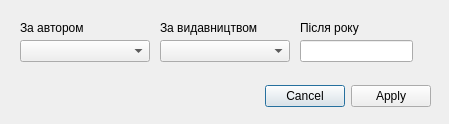
<?xml version="1.0" encoding="UTF-8"?>
<ui version="4.0">
 <class>SortDialog</class>
 <widget class="QDialog" name="SortDialog">
  <property name="geometry">
   <rect>
    <x>0</x>
    <y>0</y>
    <width>449</width>
    <height>124</height>
   </rect>
  </property>
  <property name="windowTitle">
   <string>Dialog</string>
  </property>
  <widget class="QDialogButtonBox" name="buttonBox">
   <property name="geometry">
    <rect>
     <x>90</x>
     <y>80</y>
     <width>341</width>
     <height>32</height>
    </rect>
   </property>
   <property name="orientation">
    <enum>Qt::Horizontal</enum>
   </property>
   <property name="standardButtons">
    <set>QDialogButtonBox::Apply|QDialogButtonBox::Cancel</set>
   </property>
  </widget>
  <widget class="QLabel" name="authorLabel">
   <property name="geometry">
    <rect>
     <x>20</x>
     <y>20</y>
     <width>101</width>
     <height>16</height>
    </rect>
   </property>
   <property name="text">
    <string>За автором</string>
   </property>
  </widget>
  <widget class="QComboBox" name="authorList">
   <property name="geometry">
    <rect>
     <x>20</x>
     <y>40</y>
     <width>130</width>
     <height>22</height>
    </rect>
   </property>
  </widget>
  <widget class="QLabel" name="publisherLabel">
   <property name="geometry">
    <rect>
     <x>160</x>
     <y>20</y>
     <width>101</width>
     <height>16</height>
    </rect>
   </property>
   <property name="text">
    <string>За видавництвом</string>
   </property>
  </widget>
  <widget class="QComboBox" name="publisherList">
   <property name="geometry">
    <rect>
     <x>160</x>
     <y>40</y>
     <width>130</width>
     <height>22</height>
    </rect>
   </property>
  </widget>
  <widget class="QLabel" name="dateLabel">
   <property name="geometry">
    <rect>
     <x>300</x>
     <y>20</y>
     <width>101</width>
     <height>16</height>
    </rect>
   </property>
   <property name="text">
    <string>Після року</string>
   </property>
  </widget>
  <widget class="QLineEdit" name="yearLine">
   <property name="geometry">
    <rect>
     <x>300</x>
     <y>40</y>
     <width>113</width>
     <height>22</height>
    </rect>
   </property>
   <property name="inputMethodHints">
    <set>Qt::ImhDigitsOnly</set>
   </property>
  </widget>
 </widget>
 <resources/>
 <connections>
  <connection>
   <sender>buttonBox</sender>
   <signal>accepted()</signal>
   <receiver>SortDialog</receiver>
   <slot>accept()</slot>
   <hints>
    <hint type="sourcelabel">
     <x>248</x>
     <y>254</y>
    </hint>
    <hint type="destinationlabel">
     <x>157</x>
     <y>274</y>
    </hint>
   </hints>
  </connection>
  <connection>
   <sender>buttonBox</sender>
   <signal>rejected()</signal>
   <receiver>SortDialog</receiver>
   <slot>reject()</slot>
   <hints>
    <hint type="sourcelabel">
     <x>316</x>
     <y>260</y>
    </hint>
    <hint type="destinationlabel">
     <x>286</x>
     <y>274</y>
    </hint>
   </hints>
  </connection>
 </connections>
</ui>
